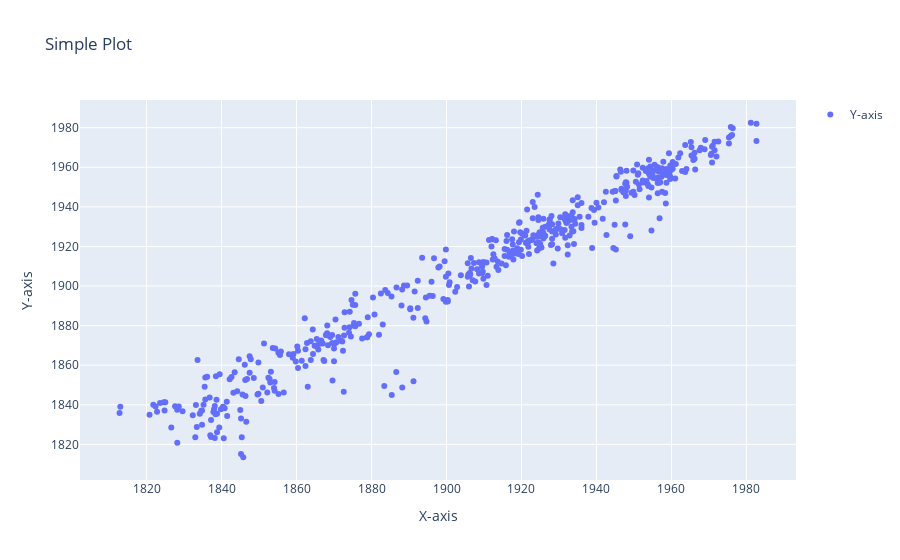

Source (notebook cell):
### Code cell
sm_trades_mid = smooth_series_fixed_length(
    get_column(data_0_trades, 'price'), 500)

sm_prices_mid = smooth_series_fixed_length(calculate_weighted_mid(data_0_prices), 500)

plot_xy(sm_trades_mid, sm_prices_mid)
plot_histogram_from_series(sm_prices_mid - sm_trades_mid)

### Figure 1 — Plotly figure (JSON) as saved in the notebook; plotly's stock layout.template omitted (floating-point values rounded to 4 significant figures; data arrays with more than 128 entries replaced by an {"elided": "..."} marker saying what was removed)
{"data": [{"mode": "markers", "name": "Y-axis", "type": "scatter", "x": {"elided": "500 float values"}, "y": {"elided": "500 float values"}}], "layout": {"showlegend": true, "title": {"text": "Simple Plot"}, "xaxis": {"title": {"text": "X-axis"}}, "yaxis": {"title": {"text": "Y-axis"}}}}
